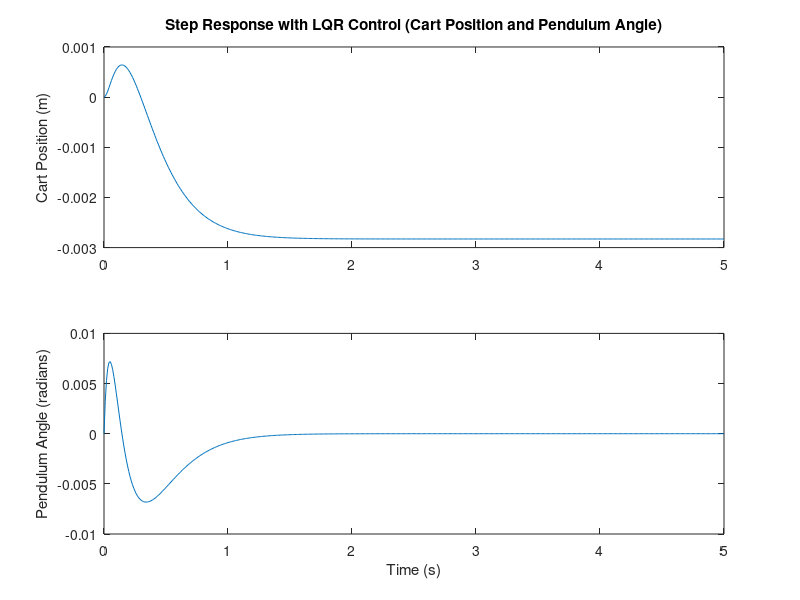
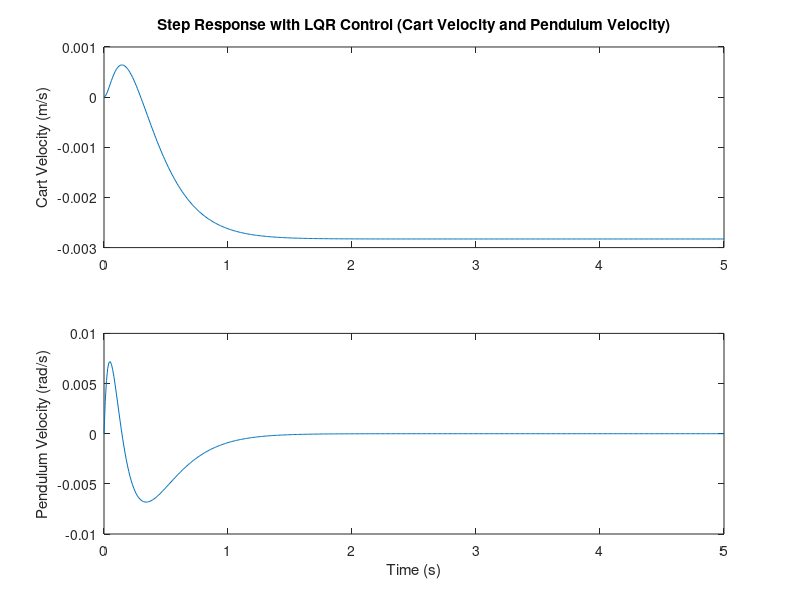

Reproduce these figures in MATLAB, in order.
% Anne Tumlin
% Code for LQR Based CPole
% Code based on tutorial here: https://ctms.engin.umich.edu/CTMS/index.php?example=InvertedPendulum&section=ControlStateSpace
% Matrix values provided by T. Johnson and will be demonstrated in paper.

A = [0         0    1.0000         0; 
     0         0         0    1.0000; 
     0   -2.7500  -10.9500    0.0043; 
     0   28.5800   24.9200   -0.0440];
B = [0;0;1.9400;-4.4400];
C = [1 0 0 0;
     0 0 1 0];
D = [0;
     0];

% Calculate controllability
co = ctrb(A, B);
controllability = rank(co);

% Define Q and R matrices
Q = C' * C;
Q(1, 1) = 5000;
Q(3, 3) = 100;
R = 1;

% Calculate the LQR gain matrix K
K = lqr(A, B, Q, R);

% Closed-loop system dynamics
Ac = A - B * K;
Bc = B;
Cc = C;
Dc = D;

states = {'x', 'x_dot', 'phi', 'phi_dot'};
inputs = {'r'};

% Create two systems for different outputs
outputs1 = {'x', 'phi'};
sys1_cl = ss(Ac, Bc, Cc, Dc, 'statename', states, 'inputname', inputs, 'outputname', outputs1);

outputs2 = {'x_dot', 'phi_dot'};
sys2_cl = ss(Ac, Bc, Cc, Dc, 'statename', states, 'inputname', inputs, 'outputname', outputs2);

t = 0:0.01:5;
r = 0.2 * ones(size(t));

% Simulate and plot cart position and pendulum angle
[y1, t1, ~] = lsim(sys1_cl, r, t);

figure;
subplot(2, 1, 1);
plot(t1, y1(:, 1));
ylabel('Cart Position (m)');
title('Step Response with LQR Control (Cart Position and Pendulum Angle)');

subplot(2, 1, 2);
plot(t1, y1(:, 2));
ylabel('Pendulum Angle (radians)');
xlabel('Time (s)');

% Simulate and plot cart velocity and pendulum velocity
[y2, t2, ~] = lsim(sys2_cl, r, t);

figure;
subplot(2, 1, 1);
plot(t2, y2(:, 1));
ylabel('Cart Velocity (m/s)');
title('Step Response with LQR Control (Cart Velocity and Pendulum Velocity)');

subplot(2, 1, 2);
plot(t2, y2(:, 2));
ylabel('Pendulum Velocity (rad/s)');
xlabel('Time (s)');

% % Call animateCartPole to visualize the cart-pole animation
% animateCartPole([y1(:, 1), y1(:, 2)], 0.3); % Use the pendulum length L from your system
% 
% % Define function for cart-pole animation
% function animateCartPole(states, L)
%     % Extract states
%     x = states(:, 1);     % Cart position
%     theta = states(:, 2); % Pendulum angle
% 
%     % Define the dimensions of the cart and pendulum
%     cartWidth = 0.4;       % Adjust as needed
%     cartHeight = 0.2;      % Adjust as needed
% 
%     % Create a figure for animation
%     figure;
% 
%     % Iterate through time steps for animation
%     for i = 1:length(x)
%         % Cart position
%         cartX = x(i) - cartWidth/2;
%         cartY = 0;
% 
%         % Pendulum position
%         pendulumX = x(i);
%         pendulumY = 0;
% 
%         % Draw the cart
%         rectangle('Position', [cartX, cartY, cartWidth, cartHeight], 'FaceColor', [0.2, 0.2, 0.8]);
%         hold on;
% 
%         % Draw the pendulum
%         pendulumXEnd = pendulumX + L * sin(theta(i));
%         pendulumYEnd = pendulumY - L * cos(theta(i));
%         line([pendulumX, pendulumXEnd], [pendulumY, pendulumYEnd], 'LineWidth', 3, 'Color', [0.8, 0.2, 0.2]);
% 
%         % Set axis limits
%         axis([x(i) - 2, x(i) + 2, -L - 1, L + 1]);
% 
%         % Add labels and title
%         xlabel('Cart Position');
%         ylabel('Pendulum Height');
%         title('Cart-Pole Animation');
% 
%         % Pause for animation
%         pause(0.01);
% 
%         % Clear the figure for the next frame
%         clf;
%     end
% end

